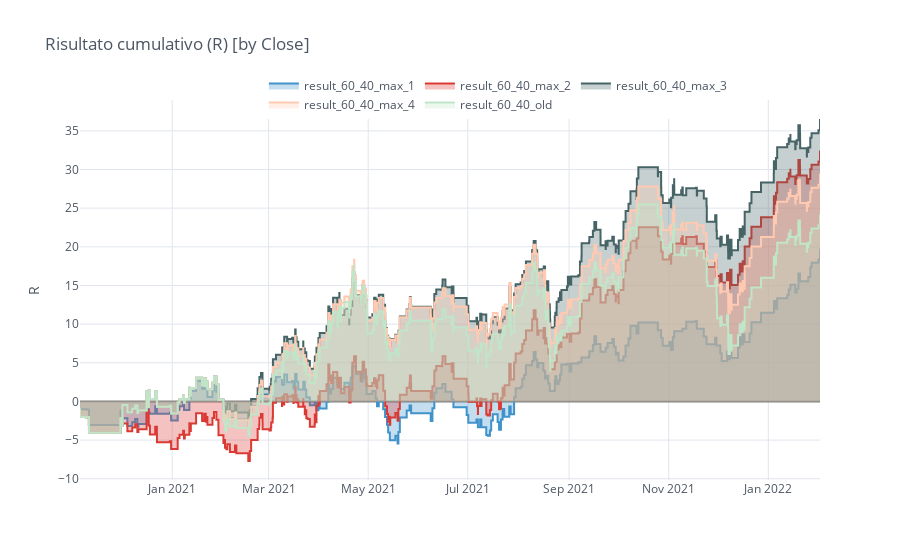

The cell this chart's notebook holds for it:
### Code cell
merged.cumsum().iplot(kind='scatter', connectgaps=True, interpolation='hv', 
                      title='Risultato cumulativo (R) [by Close]', width=2, legend='top',
                      yTitle='R', fill=True, zerolinecolor='grey', opacity=1, colors=cf_colors)

### Figure 1 — Plotly figure (JSON) as saved in the notebook; plotly's stock layout.template omitted (floating-point values rounded to 4 significant figures; data arrays with more than 128 entries replaced by an {"elided": "..."} marker saying what was removed)
{"data": [{"connectgaps": true, "fill": "tozeroy", "fillcolor": "rgba(63, 147, 202, 0.3)", "line": {"color": "rgba(63, 147, 202, 1.0)", "dash": "solid", "shape": "hv", "width": 2}, "mode": "lines", "name": "result_60_40_max_1", "text": "", "type": "scatter", "x": {"elided": "399 str values"}, "y": {"elided": "399 mixed values"}}, {"connectgaps": true, "fill": "tozeroy", "fillcolor": "rgba(219, 58, 52, 0.3)", "line": {"color": "rgba(219, 58, 52, 1.0)", "dash": "solid", "shape": "hv", "width": 2}, "mode": "lines", "name": "result_60_40_max_2", "text": "", "type": "scatter", "x": {"elided": "399 str values"}, "y": {"elided": "399 mixed values"}}, {"connectgaps": true, "fill": "tozeroy", "fillcolor": "rgba(70, 99, 101, 0.3)", "line": {"color": "rgba(70, 99, 101, 1.0)", "dash": "solid", "shape": "hv", "width": 2}, "mode": "lines", "name": "result_60_40_max_3", "text": "", "type": "scatter", "x": {"elided": "399 str values"}, "y": {"elided": "399 mixed values"}}, {"connectgaps": true, "fill": "tozeroy", "fillcolor": "rgba(255, 202, 177, 0.3)", "line": {"color": "rgba(255, 202, 177, 1.0)", "dash": "solid", "shape": "hv", "width": 2}, "mode": "lines", "name": "result_60_40_max_4", "text": "", "type": "scatter", "x": {"elided": "399 str values"}, "y": {"elided": "399 mixed values"}}, {"connectgaps": true, "fill": "tozeroy", "fillcolor": "rgba(192, 229, 200, 0.3)", "line": {"color": "rgba(192, 229, 200, 1.0)", "dash": "solid", "shape": "hv", "width": 2}, "mode": "lines", "name": "result_60_40_old", "text": "", "type": "scatter", "x": {"elided": "399 str values"}, "y": {"elided": "399 float values"}}], "layout": {"legend": {"bgcolor": "#FFFFFF", "font": {"color": "#4D5663"}, "orientation": "h", "x": 0.3, "y": 0.95, "yanchor": "bottom"}, "paper_bgcolor": "#FFFFFF", "plot_bgcolor": "#FFFFFF", "showlegend": true, "title": {"font": {"color": "#4D5663"}, "text": "Risultato cumulativo (R) [by Close]"}, "xaxis": {"gridcolor": "#E1E5ED", "showgrid": true, "tickfont": {"color": "#4D5663"}, "title": {"font": {"color": "#4D5663"}, "text": ""}, "zerolinecolor": "grey"}, "yaxis": {"gridcolor": "#E1E5ED", "showgrid": true, "tickfont": {"color": "#4D5663"}, "title": {"font": {"color": "#4D5663"}, "text": "R"}, "zerolinecolor": "grey"}}}
